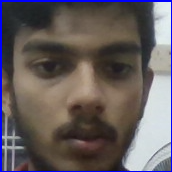
#> input picture Train/itesh.1.1.png, 172 x 172 px; its folder holds 4 pictures in this run
$ python trainer.py
#> lines starting #> are read from the running program, lines starting #| are printed output that depends on the picture
import cv2
import os
import numpy as np
from PIL import Image

# recognizer=cv2.face.createLBPHFaceRecognizer();
recognizer = cv2.face.LBPHFaceRecognizer_create()

path = 'Train'

def getimage(path):
#> called with path = 'Train'
    imagepaths=[os.path.join(path,f) for f in os.listdir(path)]
    faces=[]
    IDs=[]
    for imagepath in imagepaths:
        faceimage=Image.open(imagepath)
#> faceimage is the input picture: PIL image 172x172 RGB; mean R, G, B 100.7, 93.1, 94.5
        facenp=np.array(faceimage,'uint8')
        gray=cv2.cvtColor(facenp,cv2.COLOR_BGR2GRAY)
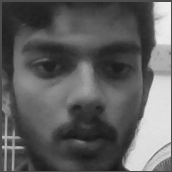
#> gray: shape (172, 172); min 23, max 239, mean 94.4
        ID=int(os.path.split(imagepath)[-1].split('.')[1])
        faces.append(gray)
        print(ID)
        IDs.append(ID)
        cv2.imshow("training",facenp)
        cv2.waitKey(100)
#> pass 2 of the loop in getimage, `for imagepath in imagepaths:`:
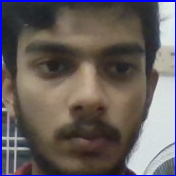
#> input picture Train/itesh.1.10.png, 176 x 176 px
#> in getimage, faceimage is the input picture: PIL image 176x176 RGB; mean R, G, B 102.7, 94.8, 95.1
#> in getimage, `gray=cv2.cvtColor(facenp,cv2.COLOR_BGR2GRAY)`:
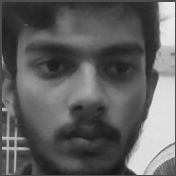
#> gray: shape (176, 176); min 23, max 235, mean 95.8
#> pass 3 of the loop in getimage, `for imagepath in imagepaths:`:
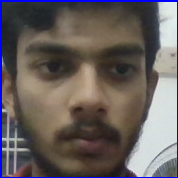
#> input picture Train/itesh.1.11.png, 178 x 178 px
#> in getimage, faceimage is the input picture: PIL image 178x178 RGB; mean R, G, B 103.2, 95.6, 96
#> in getimage, `gray=cv2.cvtColor(facenp,cv2.COLOR_BGR2GRAY)`:
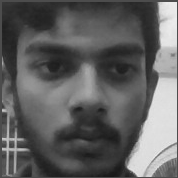
#> gray: shape (178, 178); min 23, max 236, mean 96.6
#> the loop made 4 passes; the first 3 are shown
    return IDs,faces
Ids,faces=getimage(path)
recognizer.train(faces,np.array(Ids))
recognizer.save('abcd.yml')
recognizer.read('abcd.yml')
cv2.destroyAllWindows()
